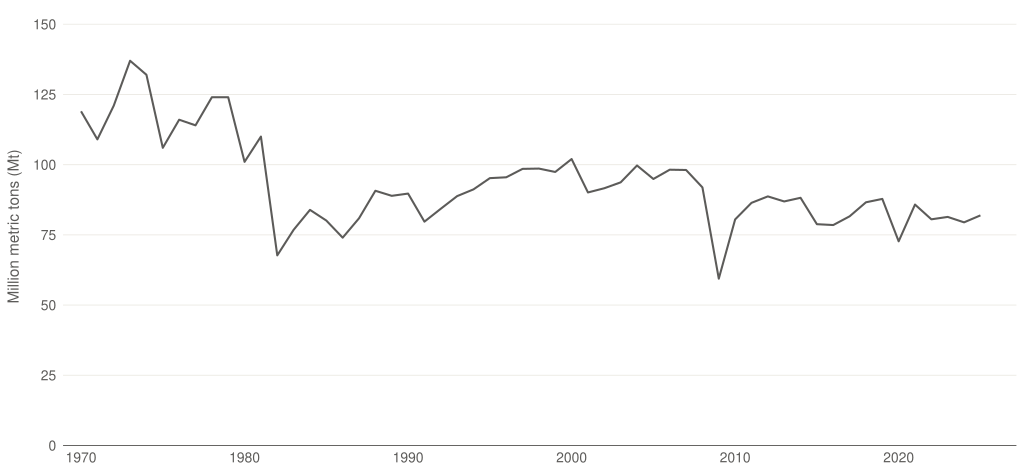

The R source for this figure:
# Task 2 v5 — bare line, no in-chart annotations.
# v5 change vs v4:
#   * Removed the three text anchors ("1973 peak", "GFC trough", "2025")
#     and the `ann` data frame that placed them. The line alone now carries
#     the story; the title/subtitle (in Quarto) name the peak, the trough,
#     and the recent flat stretch. Stripping the in-chart labels pushes the
#     data-ink ratio up and keeps the chart reusable if the headline copy
#     changes.
#
# v4 had removed point markers and the per-anchor value labels; see v4 header
#   for the full lineage (point markers, colour highlight, value labels).
# v3: design-system palette migration. v2: extended 5yr -> 56yr window.
#
# Chart-type choice: line chart (per CLAUDE.md "line for time series").
#   Zero baseline kept (not required for a line, but honest about scale and
#   matches the bar-chart convention of the original task-1 example).
#
# Sources spliced:
#   * USGS DS140 (Iron and Steel Statistics, 1900-2021), Steel sheet,
#     "Raw steel production" column. Used 1970-2020 portion.
#   * World Steel Association, P1 crude steel total, USA, 2021-2025.
#   Both report 2021 = 85.8 Mt (sanity check passes).

setwd("/Users/alexanderweber/Documents/hsg/6_semester/data_visualization_with_ai")

suppressPackageStartupMessages({
  library(readxl)
  library(dplyr)
  library(tidyr)
  library(ggplot2)
})

source("design_system.R")

chart_family <- ""

# --- 1. Historical: USGS DS140, 1970-2020 ----------------------------------
ds140 <- read_excel(
  "data/task_02/usgs_ds140_iron_steel_2021.xlsx",
  sheet = "Steel",
  skip  = 5
) %>%
  select(year_chr = Year, raw_steel_t = `Raw steel production`) %>%
  mutate(year = suppressWarnings(as.integer(year_chr)),
         raw_steel_mt = as.numeric(raw_steel_t) / 1e6) %>%
  filter(!is.na(year), !is.na(raw_steel_mt), year >= 1970, year <= 2020) %>%
  select(year, mt = raw_steel_mt)

# --- 2. Recent: worldsteel, 2021-2025 --------------------------------------
ws <- read_excel(
  "data/task_02/steel_data_us_21-25.xlsx",
  sheet = 1,
  skip = 1
) %>%
  filter(Country == "United States") %>%
  mutate(across(-Country, as.numeric)) %>%
  pivot_longer(-Country, names_to = "year", values_to = "kt") %>%
  mutate(year = as.integer(year), mt = kt / 1000) %>%
  select(year, mt)

us <- bind_rows(ds140, ws) %>% arrange(year)

cat("Series: ", min(us$year), "-", max(us$year),
    " (n =", nrow(us), ")\n")

p <- ggplot(us, aes(x = year, y = mt)) +
  geom_line(color = pg_palette$alloy, linewidth = 0.7) +
  scale_x_continuous(breaks = seq(1970, 2025, 10),
                     expand = expansion(mult = c(0.02, 0.04))) +
  scale_y_continuous(limits = c(0, 150),
                     breaks = seq(0, 150, 25),
                     expand = expansion(mult = c(0, 0.04))) +
  labs(x = NULL, y = "Million metric tons (Mt)") +
  theme_pg(base_family = chart_family)

out_pdf <- "iterations/task_02/v5/steel_production_v5.pdf"
ggsave(out_pdf, p, width = 26, height = 12, units = "cm", device = "pdf")
cat("Saved:", out_pdf, "\n")
